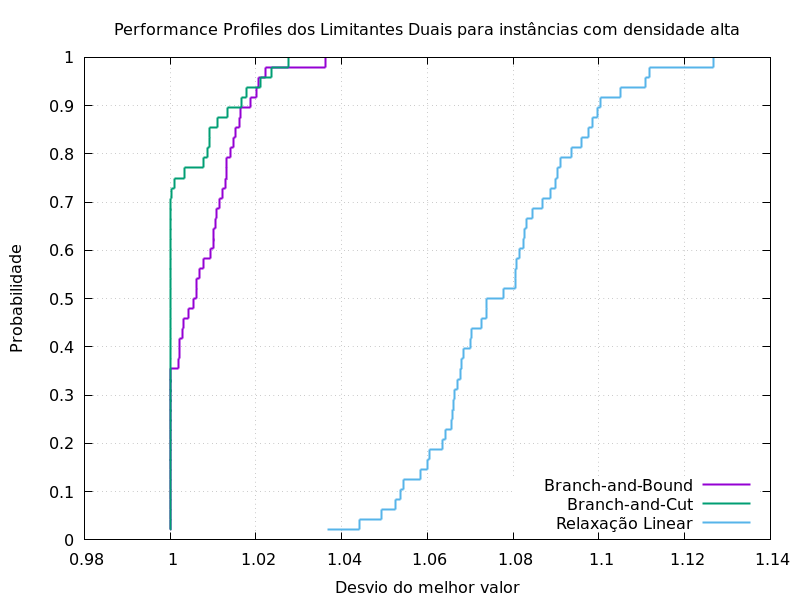

Reproduce this figure in gnuplot.
#! /usr/bin/gnuplot
set terminal pngcairo size 800,600 
set grid
set output "C-dual.png"
set title "Performance Profiles dos Limitantes Duais para instâncias com densidade alta"
set xlabel "Desvio do melhor valor"
set ylabel "Probabilidade"
set key right bottom
plot "C-dual.csv" using 3:1 with steps linewidth 2 title "Branch-and-Bound", "C-dual.csv" using 4:1 with steps linewidth 2 title "Branch-and-Cut", "C-dual.csv" using 2:1 with steps linewidth 2 title "Relaxação Linear"
